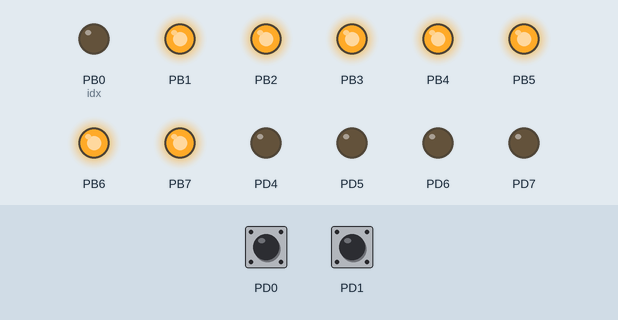
This program was run on a simulated ATmega128, built with avr-gcc and emulated at 16 MHz. On the bench: output pins drawn as LEDs (lit = HIGH). Inputs (shaded band) come from the test bench; at power-on: PD0 HIGH, PD1 HIGH.

Above: at 1.2 s.
1.3 s: PD0 pulled LOW for 0.15 s
At 2.5 s:
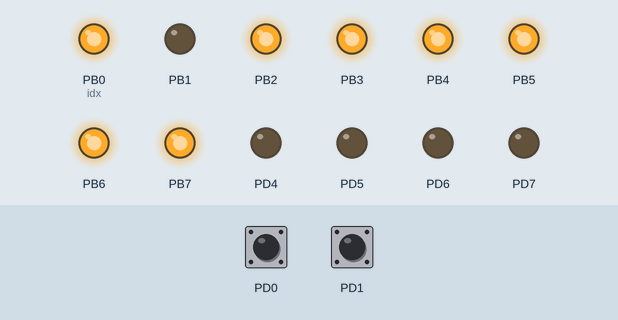
2.9 s: PD0 pulled LOW for 1 s
At 3.7 s:
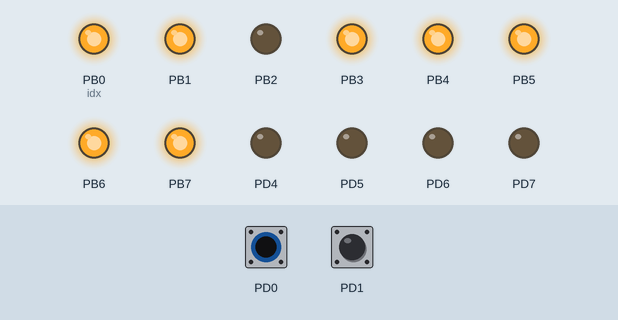
5.4 s: PD0 pulled LOW for 0.15 s
At 6.6 s:
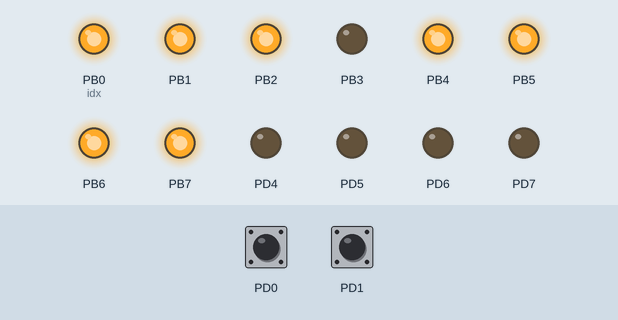
7.0 s: PD0 pulled LOW for 3.2 s
At 8.0 s:
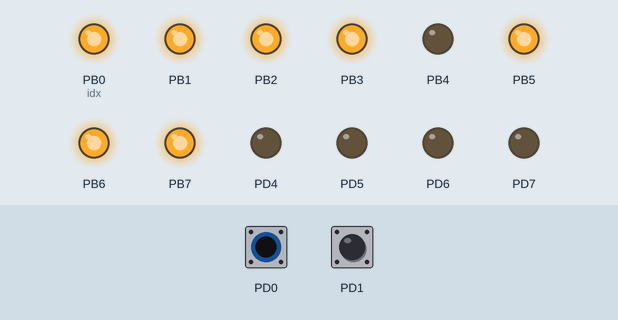
11.7 s: PD0 pulled LOW for 0.15 s
At 12.8 s:
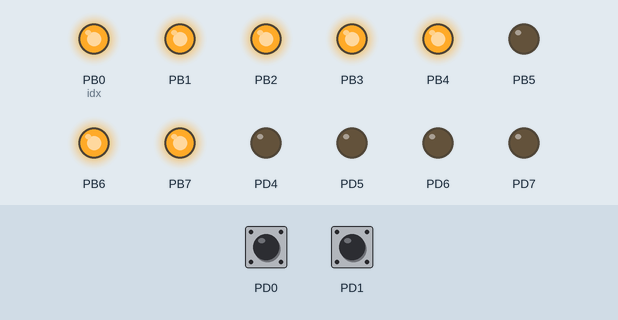
13.3 s: PD0 pulled LOW for 1 s
At 14.0 s:
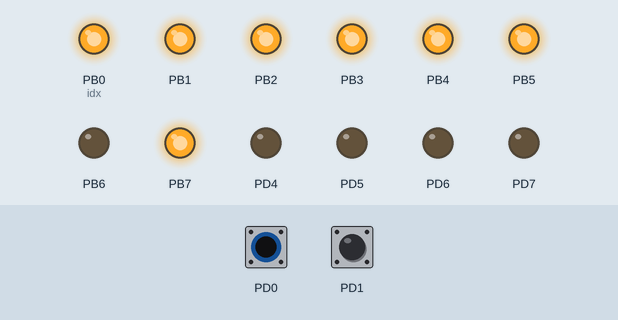
Timing chart, 0 to 16.3 s (numbered marks = the images above; inputs shaded):
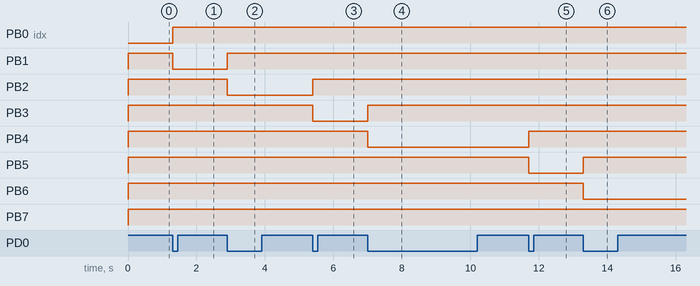

The program:

main.c
```c
/*
 * Beginning02.c
 *
 * Created: 2020-06-23 오후 3:43:36
 * Author : 301-PC-21
 */

#include <avr/io.h>
#include <avr/delay.h>
#include <avr/interrupt.h>

char idx = 0;
unsigned long past01 = 0;
unsigned long past02 = 0;
int main(void)
{
    /* Replace with your application code */

	DDRD = 0xF0;//PD0, 1 INPUT
	DDRB = 0xFF; // PORTB all OUTPUT

	EICRA = 0b00001010; // INT0, 1 Falling Edge 선택
	EIMSK = 0x03; // INT0, 1Enable

	SFIOR &= ~(0x04);// Clear

	sei(); // Interrupt Enable

	PORTD = 0x03;


    while (1)
    {
		PORTB = ~(1 << idx);
		_delay_ms(100);
    }
	//cli(); // Interrupt Disable
}

ISR(INT0_vect){
	idx = idx + 1;
	if(idx > 7){
		idx = 0;
	}
}
ISR(INT1_vect){
	idx = idx - 1;
	if(idx < 0){
		idx = 7;
	}

}
```

Measured:
- after the input at 1.3 s, PB0 (idx): LOW → HIGH at once; PB1: HIGH → LOW at once
- after the input at 2.9 s, PB1: LOW → HIGH at once; PB2: HIGH → LOW at once
- after the input at 5.4 s, PB2: LOW → HIGH at once; PB3: HIGH → LOW at once
- after the input at 7.0 s, PB3: LOW → HIGH at once; PB4: HIGH → LOW at once
- after the input at 11.7 s, PB4: LOW → HIGH at once; PB5: HIGH → LOW at once
- after the input at 13.3 s, PB5: LOW → HIGH at once; PB6: HIGH → LOW at once
